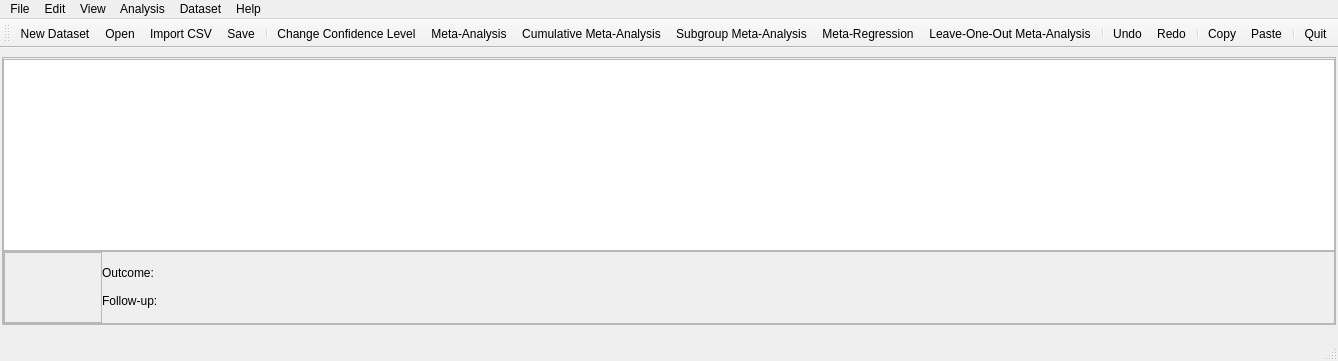
<?xml version="1.0" encoding="UTF-8"?>
<ui version="4.0">
 <class>MainWindow</class>
 <widget class="QMainWindow" name="MainWindow">
  <property name="geometry">
   <rect>
    <x>0</x>
    <y>0</y>
    <width>0</width>
    <height>0</height>
   </rect>
  </property>
  <property name="windowTitle">
   <string>RCMetaStudio</string>
  </property>
  <property name="windowIcon">
   <iconset resource="../images/icons.qrc">
    <normaloff>:/misc/meta.png</normaloff>:/misc/meta.png</iconset>
  </property>
  <widget class="QWidget" name="centralwidget">
   <property name="cursor">
    <cursorShape>ArrowCursor</cursorShape>
   </property>
   <layout class="QVBoxLayout" name="verticalLayout_3">
    <property name="spacing">
     <number>0</number>
    </property>
    <property name="leftMargin">
     <number>2</number>
    </property>
    <property name="rightMargin">
     <number>2</number>
    </property>
    <property name="bottomMargin">
     <number>0</number>
    </property>
    <item>
     <widget class="QFrame" name="nav_frame">
      <property name="frameShape">
       <enum>QFrame::StyledPanel</enum>
      </property>
      <property name="frameShadow">
       <enum>QFrame::Plain</enum>
      </property>
      <layout class="QVBoxLayout" name="verticalLayout_2">
       <property name="spacing">
        <number>1</number>
       </property>
       <property name="leftMargin">
        <number>0</number>
       </property>
       <property name="topMargin">
        <number>1</number>
       </property>
       <property name="rightMargin">
        <number>0</number>
       </property>
       <property name="bottomMargin">
        <number>0</number>
       </property>
       <item>
        <layout class="QVBoxLayout" name="verticalLayout">
         <property name="spacing">
          <number>0</number>
         </property>
         <property name="bottomMargin">
          <number>0</number>
         </property>
         <item>
          <widget class="QTableView" name="tableView">
           <property name="sizePolicy">
            <sizepolicy hsizetype="Expanding" vsizetype="Expanding">
             <horstretch>0</horstretch>
             <verstretch>0</verstretch>
            </sizepolicy>
           </property>
           <property name="alternatingRowColors">
            <bool>true</bool>
           </property>
          </widget>
         </item>
         <item>
          <widget class="QFrame" name="frame">
           <property name="frameShape">
            <enum>QFrame::StyledPanel</enum>
           </property>
           <property name="frameShadow">
            <enum>QFrame::Raised</enum>
           </property>
           <layout class="QHBoxLayout" name="horizontalLayout">
            <property name="spacing">
             <number>0</number>
            </property>
            <property name="margin">
             <number>0</number>
            </property>
            <item>
             <layout class="QHBoxLayout" name="controlbutton_layot">
              <property name="spacing">
               <number>0</number>
              </property>
              <item>
               <widget class="QFrame" name="frame_2">
                <property name="frameShape">
                 <enum>QFrame::StyledPanel</enum>
                </property>
                <property name="frameShadow">
                 <enum>QFrame::Raised</enum>
                </property>
                <layout class="QGridLayout" name="navigationLayout">
                 <property name="spacing">
                  <number>0</number>
                 </property>
                 <property name="margin">
                  <number>0</number>
                 </property>
                 <item row="1" column="0">
                <widget class="QToolButton" name="nav_left_btn">
                 <property name="text">
                  <string/>
                 </property>
                 <property name="icon">
                  <iconset resource="../images/icons.qrc">
                   <normaloff>:/icons/actions/navigation-left.svg</normaloff>:/icons/actions/navigation-left.svg</iconset>
                 </property>
                 <property name="autoRaise">
                  <bool>true</bool>
                 </property>
                </widget>
                 </item>
                 <item row="0" column="1">
                <widget class="QToolButton" name="nav_up_btn">
                 <property name="text">
                  <string/>
                 </property>
                 <property name="icon">
                  <iconset resource="../images/icons.qrc">
                   <normaloff>:/icons/actions/navigation-up.svg</normaloff>:/icons/actions/navigation-up.svg</iconset>
                 </property>
                 <property name="autoRaise">
                  <bool>true</bool>
                 </property>
                </widget>
                 </item>
                 <item row="2" column="1">
                <widget class="QToolButton" name="nav_down_btn">
                 <property name="text">
                  <string/>
                 </property>
                 <property name="icon">
                  <iconset resource="../images/icons.qrc">
                   <normaloff>:/icons/actions/navigation-down.svg</normaloff>:/icons/actions/navigation-down.svg</iconset>
                 </property>
                 <property name="toolButtonStyle">
                  <enum>Qt::ToolButtonIconOnly</enum>
                 </property>
                 <property name="autoRaise">
                  <bool>true</bool>
                 </property>
                 <property name="arrowType">
                  <enum>Qt::NoArrow</enum>
                 </property>
                </widget>
                 </item>
                 <item row="1" column="1">
                <widget class="QLabel" name="nav_lbl">
                 <property name="text">
                  <string/>
                 </property>
                 <property name="alignment">
                  <set>Qt::AlignCenter</set>
                 </property>
                </widget>
                 </item>
                 <item row="1" column="2">
                <widget class="QToolButton" name="nav_right_btn">
                 <property name="text">
                  <string/>
                 </property>
                 <property name="icon">
                  <iconset resource="../images/icons.qrc">
                   <normaloff>:/icons/actions/navigation-right.svg</normaloff>:/icons/actions/navigation-right.svg</iconset>
                 </property>
                 <property name="autoRaise">
                  <bool>true</bool>
                 </property>
                </widget>
                 </item>
                 <item row="1" column="3">
                <widget class="QToolButton" name="nav_add_btn">
                 <property name="text">
                  <string/>
                 </property>
                 <property name="icon">
                  <iconset resource="../images/icons.qrc">
                   <normaloff>:/icons/actions/add.svg</normaloff>:/icons/actions/add.svg</iconset>
                 </property>
                 <property name="autoRaise">
                  <bool>true</bool>
                 </property>
                </widget>
                 </item>
                </layout>
               </widget>
              </item>
              <item>
               <layout class="QGridLayout" name="gridLayout">
                <item row="0" column="0">
                 <widget class="QLabel" name="label">
                  <property name="text">
                   <string>Outcome:</string>
                  </property>
                 </widget>
                </item>
                <item row="1" column="0">
                 <widget class="QLabel" name="label_3">
                  <property name="text">
                   <string>Follow-up:</string>
                  </property>
                 </widget>
                </item>
                <item row="1" column="1">
                 <widget class="QLabel" name="cur_time_lbl">
                  <property name="sizePolicy">
                   <sizepolicy hsizetype="Expanding" vsizetype="Fixed">
                    <horstretch>0</horstretch>
                    <verstretch>0</verstretch>
                   </sizepolicy>
                  </property>
                  <property name="text">
                   <string/>
                  </property>
                 </widget>
                </item>
                <item row="0" column="1">
                 <widget class="QLabel" name="cur_outcome_lbl">
                  <property name="sizePolicy">
                   <sizepolicy hsizetype="Expanding" vsizetype="Fixed">
                    <horstretch>0</horstretch>
                    <verstretch>0</verstretch>
                   </sizepolicy>
                  </property>
                  <property name="text">
                   <string/>
                  </property>
                 </widget>
                </item>
               </layout>
              </item>
             </layout>
            </item>
            <item>
             <spacer name="horizontalSpacer">
              <property name="orientation">
               <enum>Qt::Horizontal</enum>
              </property>
              <property name="sizeHint" stdset="0">
               <size>
                <width>396</width>
                <height>18</height>
               </size>
              </property>
             </spacer>
            </item>
            <item>
             <layout class="QHBoxLayout" name="ci_layot"/>
            </item>
           </layout>
          </widget>
         </item>
        </layout>
       </item>
      </layout>
     </widget>
    </item>
    <item>
     <widget class="QLabel" name="dataset_file_lbl">
      <property name="text">
       <string/>
      </property>
     </widget>
    </item>
   </layout>
  </widget>
  <widget class="QMenuBar" name="menu_bar">
   <property name="geometry">
    <rect>
     <x>0</x>
     <y>0</y>
     <width>1000</width>
     <height>22</height>
    </rect>
   </property>
   <widget class="QMenu" name="menu_file">
    <property name="title">
     <string>File</string>
    </property>
    <widget class="QMenu" name="action_open_recent_2">
     <property name="title">
      <string>Open Recent</string>
     </property>
    </widget>
    <addaction name="action_save"/>
    <addaction name="action_save_as"/>
    <addaction name="action_open"/>
    <addaction name="action_open_recent_2"/>
    <addaction name="action_import_csv"/>
    <addaction name="action_quit"/>
   </widget>
   <widget class="QMenu" name="menuAnalysis">
    <property name="title">
     <string>Analysis</string>
    </property>
    <widget class="QMenu" name="menuMetric">
     <property name="title">
      <string>Metric</string>
     </property>
    </widget>
    <addaction name="menuMetric"/>
    <addaction name="separator"/>
    <addaction name="action_go"/>
    <addaction name="separator"/>
    <addaction name="action_cum_ma"/>
    <addaction name="action_loo_ma"/>
    <addaction name="action_subgroup_ma"/>
    <addaction name="separator"/>
    <addaction name="action_meta_regression"/>
    <addaction name="action_change_conf_level"/>
   </widget>
   <widget class="QMenu" name="menuDataset">
    <property name="title">
     <string>Dataset</string>
    </property>
    <addaction name="action_new_dataset"/>
    <addaction name="separator"/>
    <addaction name="action_edit"/>
    <addaction name="action_view_network"/>
    <addaction name="action_add_covariate"/>
   </widget>
   <widget class="QMenu" name="menuEdit">
    <property name="title">
     <string>Edit</string>
    </property>
    <addaction name="action_undo"/>
    <addaction name="action_redo"/>
    <addaction name="action_copy"/>
    <addaction name="action_paste"/>
   </widget>
   <widget class="QMenu" name="menuHelp">
    <property name="title">
     <string>Help</string>
    </property>
    <addaction name="action_about_legal"/>
   </widget>
   <widget class="QMenu" name="menuView">
    <property name="title">
     <string>View</string>
    </property>
    <addaction name="action_auto_fit_columns"/>
   </widget>
   <addaction name="menu_file"/>
   <addaction name="menuEdit"/>
   <addaction name="menuView"/>
   <addaction name="menuAnalysis"/>
   <addaction name="menuDataset"/>
   <addaction name="menuHelp"/>
  </widget>
  <widget class="QStatusBar" name="statusbar"/>
  <widget class="QToolBar" name="toolBar">
   <property name="windowTitle">
    <string>Tool Bar</string>
   </property>
   <attribute name="toolBarArea">
    <enum>TopToolBarArea</enum>
   </attribute>
   <attribute name="toolBarBreak">
    <bool>false</bool>
   </attribute>
   <addaction name="action_new_dataset"/>
   <addaction name="action_open"/>
   <addaction name="action_import_csv"/>
   <addaction name="action_save"/>
   <addaction name="separator"/>
   <addaction name="action_change_conf_level"/>
   <addaction name="action_go"/>
   <addaction name="action_cum_ma"/>
   <addaction name="action_subgroup_ma"/>
   <addaction name="action_meta_regression"/>
   <addaction name="action_loo_ma"/>
   <addaction name="separator"/>
   <addaction name="action_undo"/>
   <addaction name="action_redo"/>
   <addaction name="separator"/>
   <addaction name="action_copy"/>
   <addaction name="action_paste"/>
   <addaction name="separator"/>
   <addaction name="action_quit"/>
  </widget>
  <action name="action_save">
   <property name="icon">
    <iconset resource="../images/icons.qrc">
     <normaloff>:/icons/actions/save.svg</normaloff>:/icons/actions/save.svg</iconset>
   </property>
   <property name="text">
    <string>Save</string>
   </property>
  </action>
  <action name="action_open">
   <property name="icon">
    <iconset resource="../images/icons.qrc">
     <normaloff>:/icons/actions/open.svg</normaloff>:/icons/actions/open.svg</iconset>
   </property>
   <property name="text">
    <string>Open</string>
   </property>
  </action>
  <action name="action_quit">
   <property name="icon">
    <iconset resource="../images/icons.qrc">
     <normaloff>:/icons/actions/quit.svg</normaloff>:/icons/actions/quit.svg</iconset>
   </property>
   <property name="text">
    <string>Quit</string>
   </property>
  </action>
  <action name="action_go">
   <property name="icon">
    <iconset resource="../images/icons.qrc">
     <normaloff>:/icons/analyses/meta-analysis.svg</normaloff>:/icons/analyses/meta-analysis.svg</iconset>
   </property>
   <property name="text">
    <string>Meta-Analysis</string>
   </property>
  </action>
  <action name="action_edit">
   <property name="icon">
    <iconset resource="../images/icons.qrc">
     <normaloff>:/icons/actions/edit-dataset.svg</normaloff>:/icons/actions/edit-dataset.svg</iconset>
   </property>
   <property name="text">
    <string>Edit</string>
   </property>
  </action>
  <action name="action_view_network">
   <property name="icon">
    <iconset resource="../images/icons.qrc">
     <normaloff>:/icons/actions/view-network.svg</normaloff>:/icons/actions/view-network.svg</iconset>
   </property>
   <property name="text">
    <string>View Network</string>
   </property>
  </action>
  <action name="action_add_covariate">
   <property name="icon">
    <iconset resource="../images/icons.qrc">
     <normaloff>:/icons/actions/add-covariate.svg</normaloff>:/icons/actions/add-covariate.svg</iconset>
   </property>
   <property name="text">
    <string>Add Covariate</string>
   </property>
  </action>
  <action name="action_cum_ma">
   <property name="icon">
    <iconset resource="../images/icons.qrc">
     <normaloff>:/icons/analyses/cumulative-analysis.svg</normaloff>:/icons/analyses/cumulative-analysis.svg</iconset>
   </property>
   <property name="text">
    <string>Cumulative Meta-Analysis</string>
   </property>
  </action>
  <action name="action_loo_ma">
   <property name="icon">
    <iconset resource="../images/icons.qrc">
     <normaloff>:/icons/analyses/leave-one-out-analysis.svg</normaloff>:/icons/analyses/leave-one-out-analysis.svg</iconset>
   </property>
   <property name="text">
    <string>Leave-One-Out Meta-Analysis</string>
   </property>
  </action>
  <action name="action_new_dataset">
   <property name="icon">
    <iconset resource="../images/icons.qrc">
     <normaloff>:/icons/actions/new-dataset.svg</normaloff>:/icons/actions/new-dataset.svg</iconset>
   </property>
   <property name="text">
    <string>New Dataset</string>
   </property>
  </action>
  <action name="action_meta_regression">
   <property name="icon">
    <iconset resource="../images/icons.qrc">
     <normaloff>:/icons/analyses/meta-regression.svg</normaloff>:/icons/analyses/meta-regression.svg</iconset>
   </property>
   <property name="text">
    <string>Meta-Regression</string>
   </property>
  </action>
  <action name="action_undo">
   <property name="icon">
    <iconset resource="../images/icons.qrc">
     <normaloff>:/icons/actions/undo.svg</normaloff>:/icons/actions/undo.svg</iconset>
   </property>
   <property name="text">
    <string>Undo</string>
   </property>
   <property name="shortcut">
    <string>Ctrl+Z</string>
   </property>
  </action>
  <action name="action_redo">
   <property name="icon">
    <iconset resource="../images/icons.qrc">
     <normaloff>:/icons/actions/redo.svg</normaloff>:/icons/actions/redo.svg</iconset>
   </property>
   <property name="text">
    <string>Redo</string>
   </property>
   <property name="shortcut">
    <string>Ctrl+Y</string>
   </property>
  </action>
  <action name="action_copy">
   <property name="icon">
    <iconset resource="../images/icons.qrc">
     <normaloff>:/icons/actions/copy.svg</normaloff>:/icons/actions/copy.svg</iconset>
   </property>
   <property name="text">
    <string>Copy</string>
   </property>
   <property name="shortcut">
    <string>Ctrl+C</string>
   </property>
  </action>
  <action name="action_paste">
   <property name="icon">
    <iconset resource="../images/icons.qrc">
     <normaloff>:/icons/actions/paste.svg</normaloff>:/icons/actions/paste.svg</iconset>
   </property>
   <property name="text">
    <string>Paste</string>
   </property>
   <property name="shortcut">
    <string>Ctrl+V</string>
   </property>
  </action>
  <action name="action_subgroup_ma">
   <property name="icon">
    <iconset resource="../images/icons.qrc">
     <normaloff>:/icons/analyses/subgroup-analysis.svg</normaloff>:/icons/analyses/subgroup-analysis.svg</iconset>
   </property>
   <property name="text">
    <string>Subgroup Meta-Analysis</string>
   </property>
  </action>
  <action name="action_save_as">
   <property name="icon">
    <iconset resource="../images/icons.qrc">
     <normaloff>:/icons/actions/save-as.svg</normaloff>:/icons/actions/save-as.svg</iconset>
   </property>
   <property name="text">
    <string>Save As</string>
   </property>
  </action>
  <action name="action_about_legal">
   <property name="icon">
    <iconset resource="../images/icons.qrc">
     <normaloff>:/icons/actions/about-legal.svg</normaloff>:/icons/actions/about-legal.svg</iconset>
   </property>
   <property name="text">
    <string>About/Legal</string>
   </property>
  </action>
  <action name="action_change_conf_level">
   <property name="icon">
    <iconset resource="../images/icons.qrc">
     <normaloff>:/icons/actions/confidence-level.svg</normaloff>:/icons/actions/confidence-level.svg</iconset>
   </property>
   <property name="text">
    <string>Change Confidence Level</string>
   </property>
  </action>
  <action name="action_import_csv">
   <property name="icon">
    <iconset resource="../images/icons.qrc">
     <normaloff>:/icons/actions/import-csv.svg</normaloff>:/icons/actions/import-csv.svg</iconset>
   </property>
   <property name="text">
    <string>Import CSV</string>
   </property>
  </action>
  <action name="action_auto_fit_columns">
   <property name="icon">
    <iconset resource="../images/icons.qrc">
     <normaloff>:/icons/actions/auto-fit-columns.svg</normaloff>:/icons/actions/auto-fit-columns.svg</iconset>
   </property>
   <property name="text">
    <string>Auto-Fit Columns</string>
   </property>
  </action>
 </widget>
 <resources>
  <include location="../images/icons.qrc"/>
 </resources>
 <connections/>
</ui>
